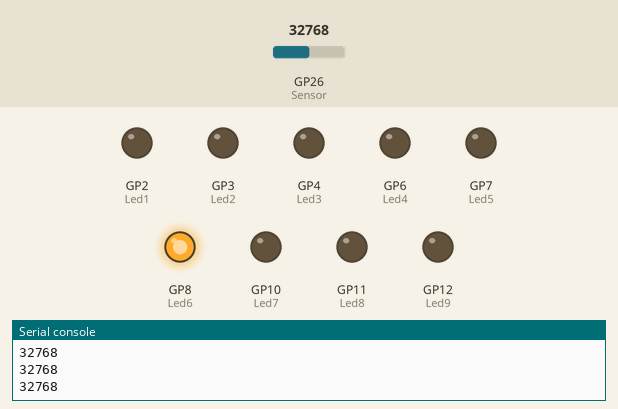
Bench run of a program on a simulated Raspberry Pi Pico running MicroPython. Shown: output pins drawn as LEDs (lit = HIGH), the last lines printed to the serial console. Inputs (shaded band) come from the test bench; at power-on: GP26 (Sensor) = 32768 (analog values on the 0–65535 scale).

Above: at 1.2 s.
1.3 s: GP26 (Sensor) set to 33952
2.8 s: GP26 (Sensor) set to 35712
At 4.0 s:
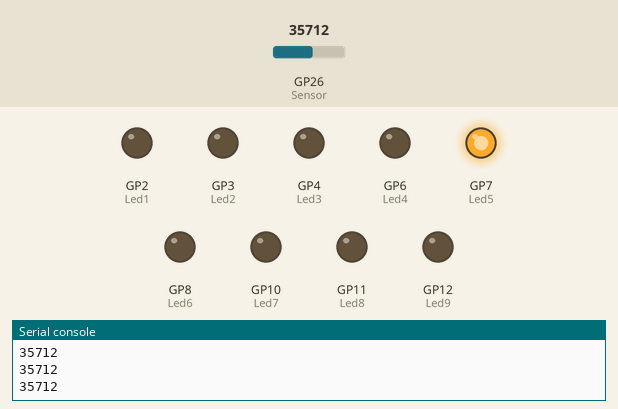
4.3 s: GP26 (Sensor) set to 39056
5.8 s: GP26 (Sensor) set to 40608
At 6.9 s:
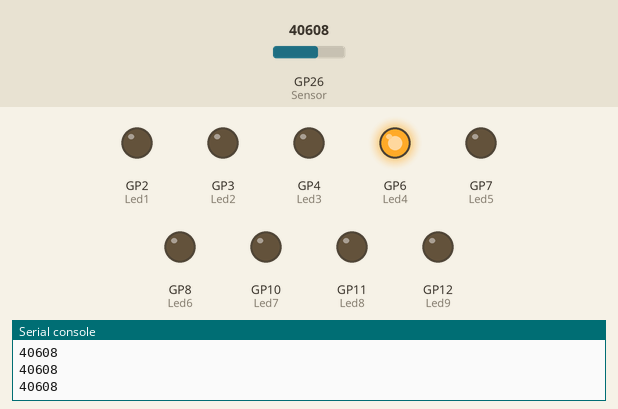
7.3 s: GP26 (Sensor) set to 44512
8.8 s: GP26 (Sensor) set to 46160
At 9.5 s:
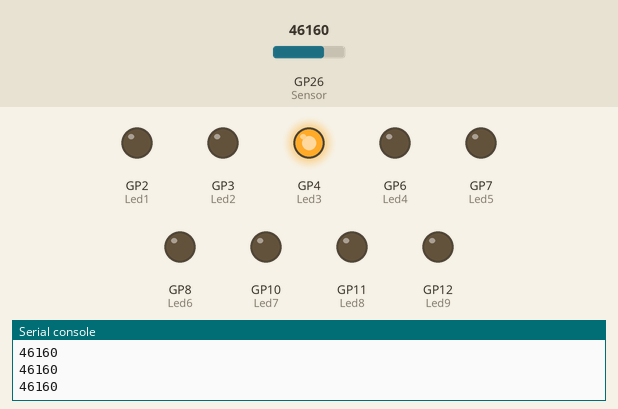
Timing chart, 0 to 11.3 s (numbered marks = the images above; inputs shaded):
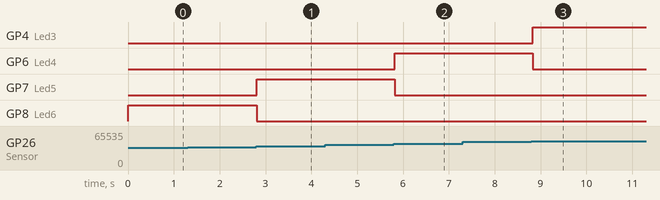

Measured:
- the behaviour switches between 34992 and 35008 on GP26 (Sensor) (found by bisection; images 0 and 1)
- the behaviour switches between 39984 and 40000 on GP26 (Sensor) (found by bisection; images 1 and 2)
- the behaviour switches between 44992 and 45008 on GP26 (Sensor) (found by bisection; images 2 and 3)
- after the input at 2.8 s, GP7 (Led5): LOW → HIGH at once; GP8 (Led6): HIGH → LOW at once
- after the input at 5.8 s, GP6 (Led4): LOW → HIGH at once; GP7 (Led5): HIGH → LOW at once
- after the input at 8.8 s, GP4 (Led3): LOW → HIGH at once; GP6 (Led4): HIGH → LOW at once

The program:

main.py
```python
from machine import Pin, ADC # import the Pin & ADC modules from the machine library
from utime import sleep # import the sleep module from the utime library

# method: setup
def setup():
    # global variable
    global Sensor, Led1, Led2, Led3, Led4, Led5, Led6, Led7, Led8, Led9, Value

    # variable initialization
    Sensor = ADC(26) # sensor using analog pins as input
    Led1 = Pin(2, Pin.OUT) # led 1 using GP2 pin as output
    Led2 = Pin(3, Pin.OUT) # led 2 using GP3 pin as output
    Led3 = Pin(4, Pin.OUT) # led 3 using GP4 pin as output
    Led4 = Pin(6, Pin.OUT) # led 4 using GP6 pin as output
    Led5 = Pin(7, Pin.OUT) # led 5 using GP7 pin as output
    Led6 = Pin(8, Pin.OUT) # led 6 using GP8 pin as output
    Led7 = Pin(10, Pin.OUT) # led 7 using GP10 pin as output
    Led8 = Pin(11, Pin.OUT) # led 8 using GP11 pin as output
    Led9 = Pin(12, Pin.OUT) # led 9 using GP12 pin as output

# method: loop
def loop():
    while True:
        Value = Sensor.read_u16() # reads the adc value from the sensor
        print(Value) # print the adc value from the sensor

        if Value >= 55000: # if the adc value is greater than 55000 then:
            Led1.high() # led 1 on
            sleep(0.1) # delay 0,1 second
            all_off() # all leds turned off
        elif Value >= 50000: # if the adc value is greater than 50000 then:
            Led2.high() # led 2 on
            sleep(0.1) # delay 0,1 second
            all_off() # all leds turned off
        elif Value >= 45000: # if the adc value is greater than 45000 then:
            Led3.high() # led 3 on
            sleep(0.1) # delay 0,1 second
            all_off() # all leds turned off
        elif Value >= 40000: # if the adc value is greater than 40000 then:
            Led4.high() # led 4 on
            sleep(0.1) # delay 0,1 second
            all_off() # all leds turned off
        elif Value >= 35000: # if the adc value is greater than 35000 then:
            Led5.high() # led 5 on
            sleep(0.1) # delay 0,1 second
            all_off() # all leds turned off
        elif Value >= 30000: # if the adc value is greater than 30000 then:
            Led6.high() # led 6 on
            sleep(0.1) # delay 0,1 second
            all_off() # all leds turned off
        elif Value >= 25000: # if the adc value is greater than 25000 then:
            Led7.high() # led 7 on
            sleep(0.1) # delay 0,1 second
            all_off() # all leds turned off
        elif Value >= 20000: # if the adc value is greater than 20000 then:
            Led8.high() # led 8 on
            sleep(0.1) # delay 0,1 second
            all_off() # all leds turned off
        elif Value >= 15000: # if the adc value is greater than 15000 then:
            Led9.high() # led 9 on
            sleep(0.1) # delay 0,1 second
            all_off() # all leds turned off

# method: all_off
def all_off():
    Led1.low()
    Led2.low()
    Led3.low()
    Led4.low()
    Led5.low()
    Led6.low()
    Led7.low()
    Led8.low()
    Led9.low()

# main method
if __name__ == '__main__':
    try:
        setup() # calling the setup() method
        loop() # calling the loop() method

    except error:
        all_off() # all leds turned off
```
